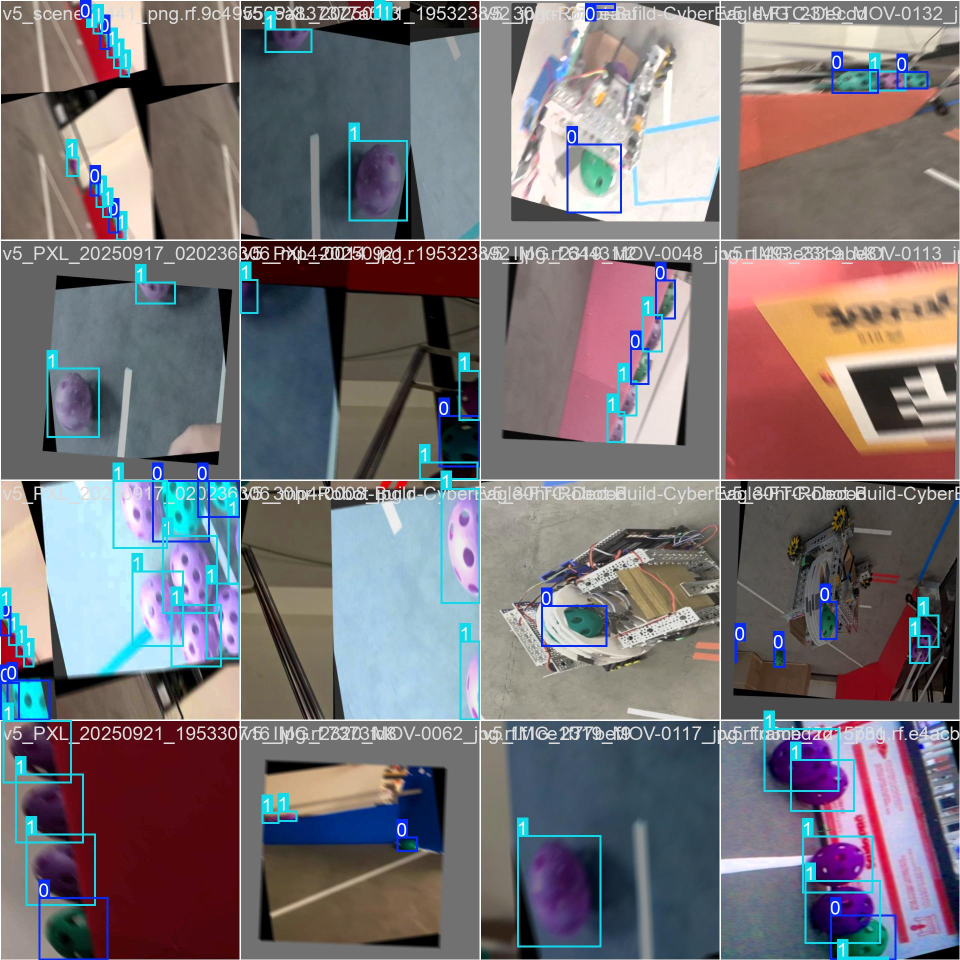
#> input picture training/runs/detect/ftc_motion_v2/train_batch0.jpg, 1920 x 1920 px, given in place of the camera (shown at 1/2 size)
$ python vision.py
#> lines starting #> are read from the running program, lines starting #| are printed output that depends on the picture; after the words box and inside, x2 and y2 are one past the last pixel; in counts of white or black regions, pixels touching at a corner belong together
#%%
import cv2
import numpy as np
from collections import deque

# Temporal smoothing: track last N frames for stable detection
class StableDetector:
    def __init__(self, history_size=10, stability_threshold=0.6):
#> further down, frame is the input picture: shape (1920, 1920, 3); mean B, G, R 119.6, 115.2, 121
        self.history = deque(maxlen=history_size)
        self.stability_threshold = stability_threshold
        self.locked_motif = ""
        self.lock_frames = 0
        self.LOCK_DURATION = 15  # Frames to hold a motif before allowing change

    def update(self, current_motif):
        self.history.append(current_motif)

        if len(self.history) < 3:
            return current_motif

        # Count occurrences of each motif in history
        motif_counts = {}
        for m in self.history:
            motif_counts[m] = motif_counts.get(m, 0) + 1

        # Find most common motif
        most_common = max(motif_counts, key=motif_counts.get)
        frequency = motif_counts[most_common] / len(self.history)

        # If we have a locked motif, keep it unless new one is very stable
        if self.locked_motif and self.lock_frames > 0:
            self.lock_frames -= 1
            # Only unlock if new motif is dominant and different
            if frequency >= 0.8 and most_common != self.locked_motif:
                self.locked_motif = most_common
                self.lock_frames = self.LOCK_DURATION
            return self.locked_motif

        # Lock onto stable motif
        if frequency >= self.stability_threshold:
            self.locked_motif = most_common
            self.lock_frames = self.LOCK_DURATION
            return most_common

        # Return locked motif if we have one, else most common
        return self.locked_motif if self.locked_motif else most_common

# Global detector instance
stable_detector = StableDetector()

# [5 lines left out: function show_hsv_values, not called in this run]

def is_semicircle(contour, min_area=500):
    """
    Detect if a contour is a semi-circular shape.
    Returns (is_semicircle, score) where score indicates confidence.
    Uses relaxed criteria to detect more semi-circles.
    """
    area = cv2.contourArea(contour)
    if area < min_area:
        return False, 0

    perimeter = cv2.arcLength(contour, True)
    if perimeter == 0:
        return False, 0

    # Circularity: semi-circles typically have circularity ~0.5-0.8
    circularity = 4 * np.pi * (area / (perimeter * perimeter))

    x, y, w, h = cv2.boundingRect(contour)

    # Aspect ratio: semi-circles are typically wider than tall (or vice versa)
    aspect_ratio = max(w, h) / min(w, h) if min(w, h) > 0 else 0

    # Extent: ratio of contour area to bounding rect area
    # Semi-circles fill ~50-65% of their bounding rectangle
    extent = area / (w * h) if w * h > 0 else 0

    # Convex hull analysis
    hull = cv2.convexHull(contour)
    hull_area = cv2.contourArea(hull)
    solidity = area / hull_area if hull_area > 0 else 0

    # Fit ellipse if enough points (needs at least 5)
    ellipse_match = 0
    if len(contour) >= 5:
        ellipse = cv2.fitEllipse(contour)
        ellipse_aspect = max(ellipse[1]) / min(ellipse[1]) if min(ellipse[1]) > 0 else 0
        # Semi-circles when fit to ellipse have aspect ratio ~1.2-3.5 (relaxed)
        if 1.2 < ellipse_aspect < 3.5:
            ellipse_match = 1

    # Relaxed semi-circle criteria to detect more shapes:
    # - Circularity between 0.3 and 0.95 (wider range)
    # - Aspect ratio between 1.1 and 3.5 (more elongation allowed)
    # - Extent between 0.35 and 0.85 (wider fill range)
    # - Solidity > 0.75 (slightly more irregular shapes allowed)

    is_semi = (
        0.3 < circularity < 0.95 and
        1.1 < aspect_ratio < 3.5 and
        0.35 < extent < 0.85 and
        solidity > 0.75
    )

    # Calculate confidence score
    score = 0
    if is_semi:
        # Ideal semi-circle values
        circ_score = max(0, 1 - abs(circularity - 0.6) / 0.4)
        aspect_score = max(0, 1 - abs(aspect_ratio - 1.8) / 1.0)
        extent_score = max(0, 1 - abs(extent - 0.55) / 0.3)
        score = area * solidity * (circ_score + aspect_score + extent_score + ellipse_match) / 4

    return is_semi, score


def get_dominant_color(contour, mask_green, mask_purple):
    """
    Determine color by sampling multiple points in the contour region.
    Returns 'G', 'P', or None based on majority voting.
    """
    x, y, w, h = cv2.boundingRect(contour)

    # Create a mask for just this contour
    contour_mask = np.zeros(mask_green.shape, dtype=np.uint8)
    cv2.drawContours(contour_mask, [contour], -1, 255, -1)

    # Count pixels that match each color within the contour
    green_pixels = cv2.countNonZero(cv2.bitwise_and(mask_green, contour_mask))
    purple_pixels = cv2.countNonZero(cv2.bitwise_and(mask_purple, contour_mask))

    total = green_pixels + purple_pixels
    if total == 0:
        return None

    # Require at least 30% dominance to classify
    if green_pixels > purple_pixels and green_pixels / total > 0.3:
        return 'G'
    elif purple_pixels > green_pixels and purple_pixels / total > 0.3:
        return 'P'

    return None


# Default green thresholds (can be tuned with green_tuner())
GREEN_HSV_LOWER = np.array([35, 40, 40])
GREEN_HSV_UPPER = np.array([85, 255, 255])
GREEN_YCRCB_LOWER = np.array([40, 0, 0])
GREEN_YCRCB_UPPER = np.array([220, 115, 135])


def runPipeline(image, use_stabilization=True):
#> called with use_stabilization = True
    global stable_detector
    output = image.copy()

    # Convert to both color spaces
    img_hsv = cv2.cvtColor(image, cv2.COLOR_BGR2HSV)
#> img_hsv: shape (1920, 1920, 3); mean H, S, V 60.1, 77.6, 139.2
    img_ycrcb = cv2.cvtColor(image, cv2.COLOR_BGR2YCrCb)
#> img_ycrcb: shape (1920, 1920, 3); mean of channels 0, 1, 2 117.5, 130.5, 129.2

    # Green detection using DUAL MASK (HSV AND YCrCb)
    # A pixel must pass BOTH filters to be considered green
    mask_green_hsv = cv2.inRange(img_hsv, GREEN_HSV_LOWER, GREEN_HSV_UPPER)
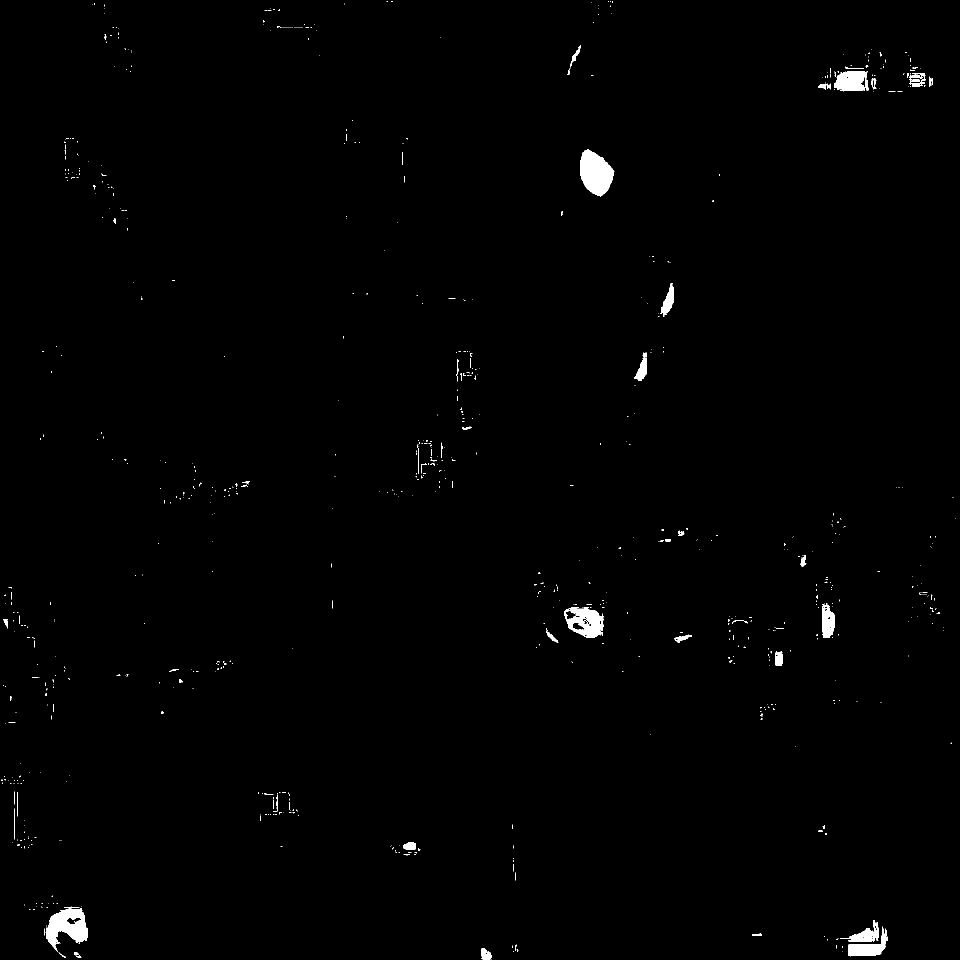
#> mask_green_hsv: shape (1920, 1920) (shown at 1/2 size); 0.73% white; 786 white regions (725 under 20 px), largest, box (x1, y1, x2, y2) and area: (1160, 299, 1229, 393) 4383, (91, 1816, 176, 1904) 4015, (1128, 1215, 1207, 1276) 3013
    mask_green_ycrcb = cv2.inRange(img_ycrcb, GREEN_YCRCB_LOWER, GREEN_YCRCB_UPPER)
#> mask_green_ycrcb: shape (1920, 1920); 0.58% white; 540 white regions (487 under 20 px), largest, box (x1, y1, x2, y2) and area: (1159, 299, 1229, 393) 4387, (1129, 1216, 1206, 1275) 3024, (1669, 143, 1737, 181) 2083
    mask_green_raw = cv2.bitwise_and(mask_green_hsv, mask_green_ycrcb)
#> mask_green_raw: shape (1920, 1920); 0.5% white; 296 white regions (261 under 20 px), largest, box (x1, y1, x2, y2) and area: (1160, 299, 1229, 392) 4330, (1129, 1216, 1206, 1275) 2659, (1669, 143, 1737, 181) 1985

    # HSV ranges for purple detection (kept as before)
    lower_purple, upper_purple = (134, 50, 80), (170, 255, 255)
    mask_purple_raw = cv2.inRange(img_hsv, lower_purple, upper_purple)
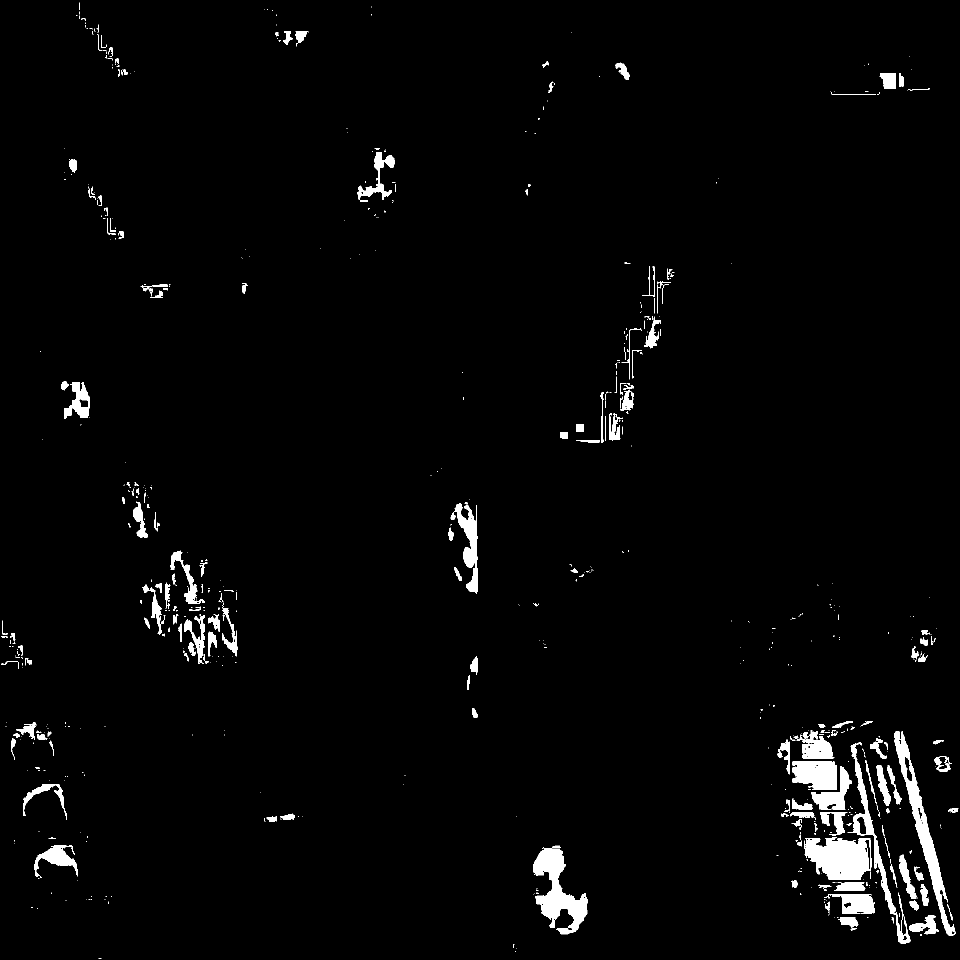
#> mask_purple_raw: shape (1920, 1920) (shown at 1/2 size); 2.3% white; 669 white regions (482 under 20 px), largest, box (x1, y1, x2, y2) and area: (1609, 1675, 1743, 1760) 8462, (1066, 1691, 1176, 1869) 8315, (1788, 1462, 1911, 1872) 7713

    # Process each color mask SEPARATELY with appropriate morphology
    kernel = np.ones((5, 5), np.uint8)
    kernel_large = np.ones((7, 7), np.uint8)

    # Green mask cleaning
    mask_green = cv2.morphologyEx(mask_green_raw, cv2.MORPH_OPEN, kernel, iterations=1)
#> mask_green: shape (1920, 1920); 0.41% white; 24 white regions, largest, box (x1, y1, x2, y2) and area: (1160, 300, 1228, 391) 4322, (1134, 1216, 1205, 1273) 2372, (1669, 143, 1730, 181) 1760
    mask_green = cv2.morphologyEx(mask_green, cv2.MORPH_CLOSE, kernel_large, iterations=2)
#> mask_green: shape (1920, 1920); 0.45% white; 16 white regions, largest, box (x1, y1, x2, y2) and area: (1160, 300, 1228, 391) 4332, (1134, 1216, 1205, 1273) 2868, (1697, 1857, 1771, 1912) 2268

    # Purple mask cleaning
    mask_purple = cv2.morphologyEx(mask_purple_raw, cv2.MORPH_OPEN, kernel, iterations=1)
#> mask_purple: shape (1920, 1920); 1.9% white; 135 white regions, largest, box (x1, y1, x2, y2) and area: (1610, 1676, 1738, 1759) 8042, (1066, 1697, 1175, 1867) 7965, (1789, 1463, 1909, 1871) 7404
    mask_purple = cv2.morphologyEx(mask_purple, cv2.MORPH_CLOSE, kernel_large, iterations=2)
#> mask_purple: shape (1920, 1920); 2.2% white; 71 white regions, largest, box (x1, y1, x2, y2) and area: (1556, 1464, 1791, 1854) 31972, (1789, 1463, 1909, 1871) 10230, (1066, 1697, 1175, 1867) 8374

    # Combine for contour detection
    mask_combined = cv2.bitwise_or(mask_green, mask_purple)
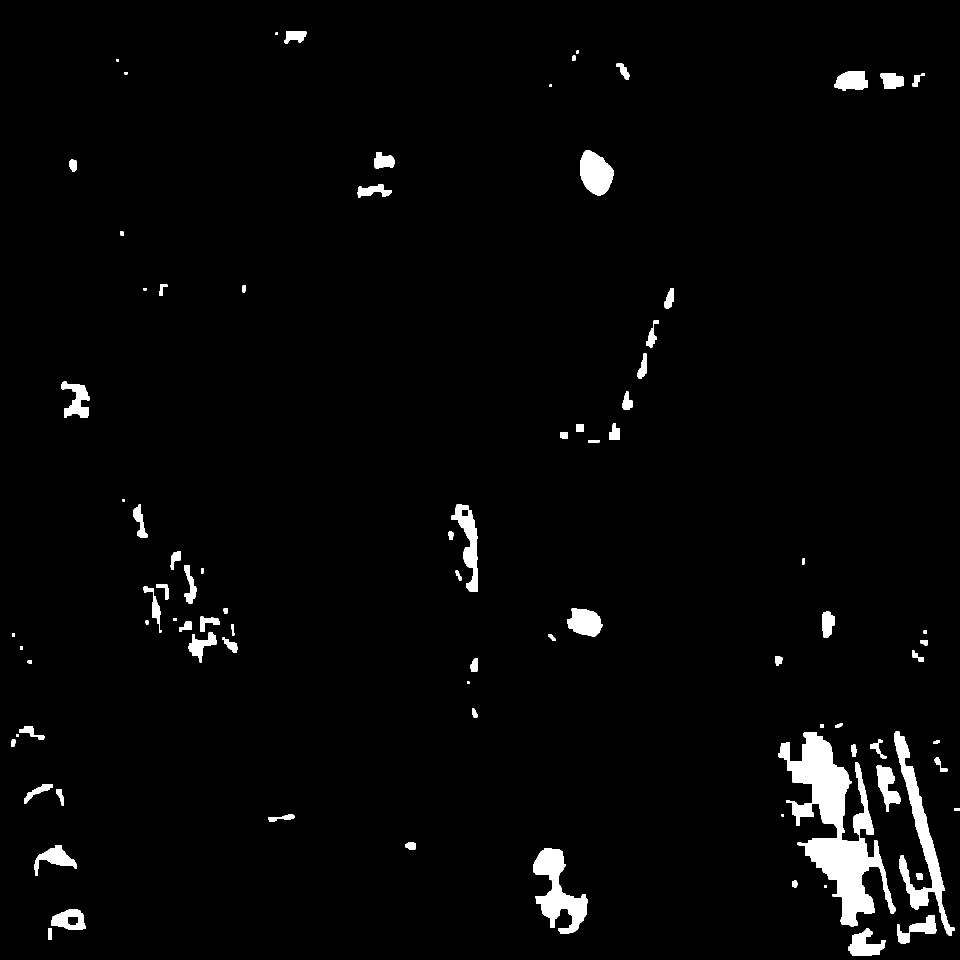
#> mask_combined: shape (1920, 1920) (shown at 1/2 size); 2.6% white; 87 white regions, largest, box (x1, y1, x2, y2) and area: (1556, 1464, 1791, 1854) 31972, (1789, 1463, 1909, 1871) 10230, (1066, 1697, 1175, 1867) 8374

    # Additional cleanup on combined
    mask_clean = cv2.morphologyEx(mask_combined, cv2.MORPH_OPEN, kernel)
    mask_clean = cv2.morphologyEx(mask_clean, cv2.MORPH_CLOSE, kernel_large)
#> mask_clean: shape (1920, 1920); 2.6% white; 95 white regions
#> (the rest of the program and of its run is left out)
